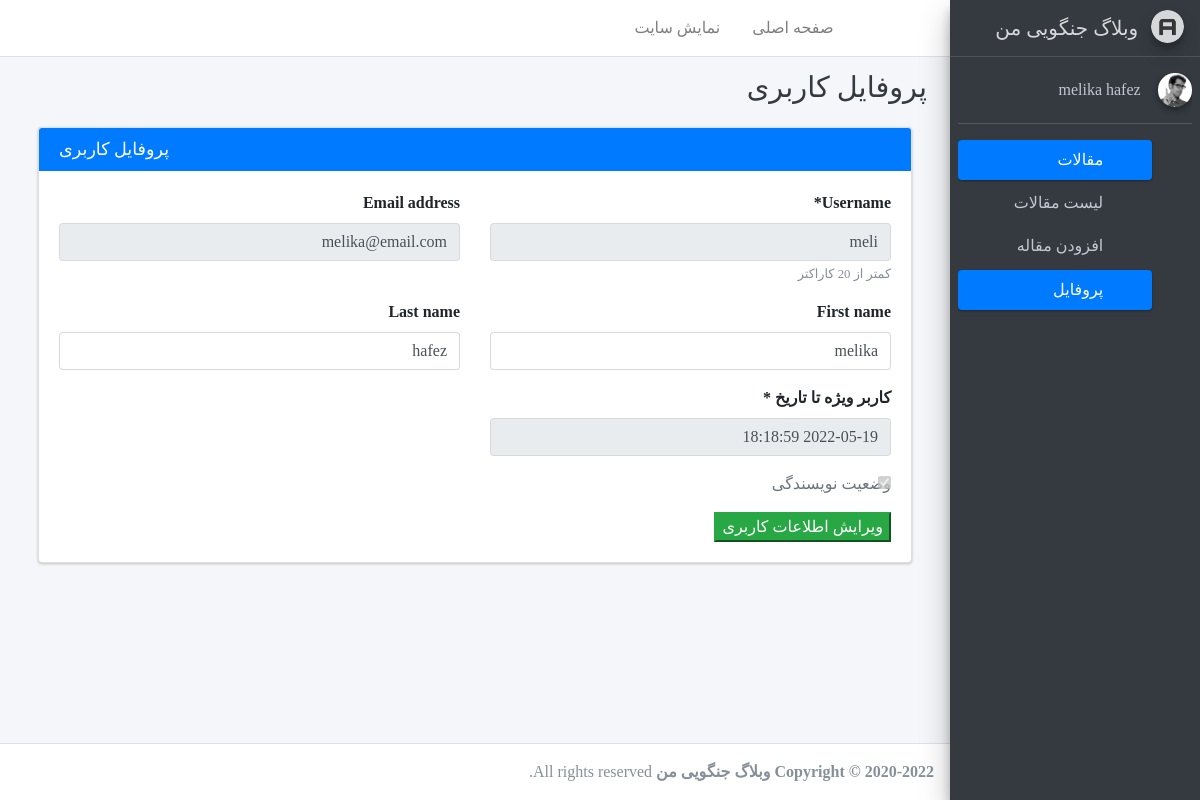
/account/profile/ (signed in), run on an earlier commit of the app's database.
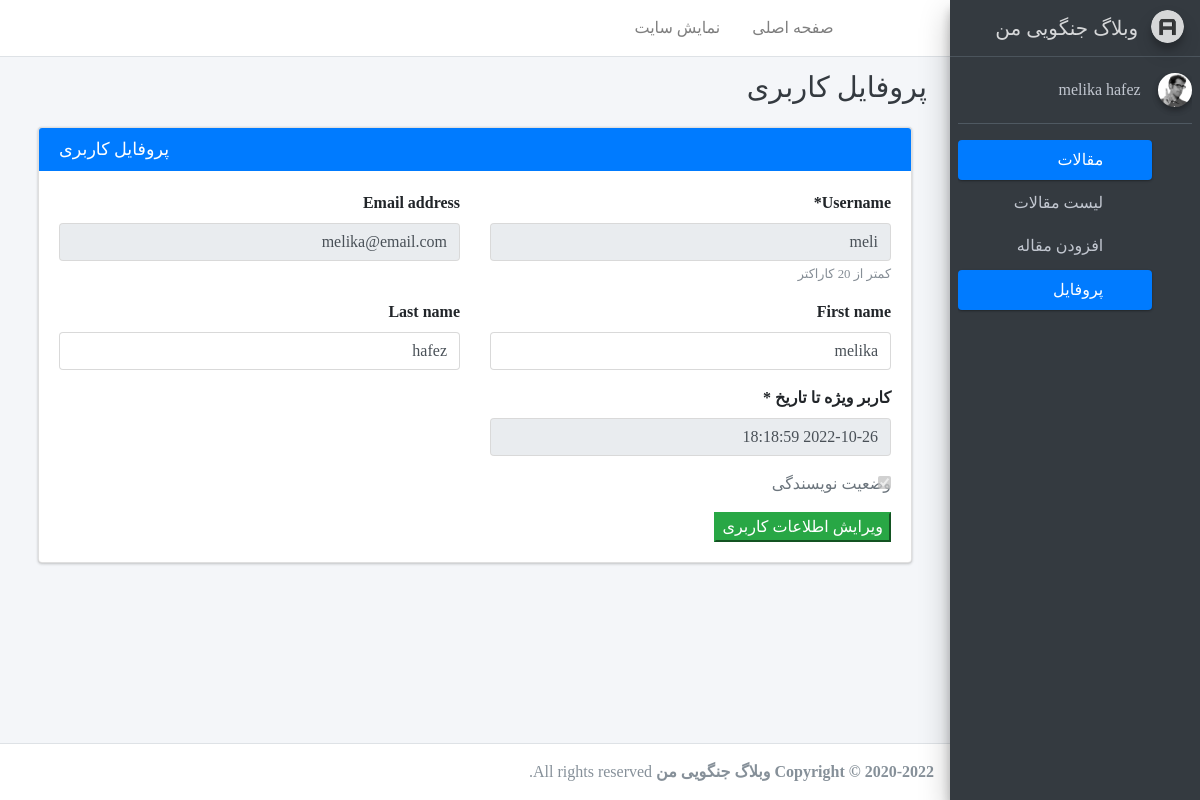
And on a later commit of the database.
### account/models.py (models this page shows)
class User(AbstractUser):
    is_author = models.BooleanField(default=False, verbose_name="وضعیت نویسندگی")
    special_user = models.DateTimeField(default=timezone.now, verbose_name="کاربر ویژه تا تاریخ ")
    def is_special_user(self):
        if self.special_user > timezone.now():
            return True
        else:
            return False
    is_special_user.boolean = True
    is_special_user.short_description = "وضعیت کاربری ویژه"

### account/views.py (the view)
# urls.py: path('profile/', v.Profile.as_view(), name='profile'),
class Profile(LoginRequiredMixin, UpdateView):
    model = User
    template_name = "registration/profile.html"
    form_class = ProfileForm
    success_url = reverse_lazy("account:profile")
    def get_object(self):
        return User.objects.get(pk = self.request.user.pk)
    def get_form_kwargs(self):
        kwargs = super(Profile, self).get_form_kwargs()
        kwargs.update({
            'user': self.request.user
        })
        return kwargs

### account/forms.py
class ProfileForm(forms.ModelForm):
    def __init__(self, *args, **kwargs):
        user = kwargs.pop('user')
        super(ProfileForm, self).__init__(*args, **kwargs)
        self.fields['username'].help_text = "کمتر از 20 کاراکتر"
        if not user.is_superuser:
            self.fields['username'].disabled = True
            self.fields['email'].disabled = True
            self.fields['special_user'].disabled = True
            self.fields['is_author'].disabled = True
    class Meta:
        model = User
        fields = ["username", "email", "first_name", "last_name", "special_user", "is_author"]

### blog/templatetags/base_tags.py (called while the page is built)
@register.inclusion_tag("registration/partials/link.html")
def link(request, link_name, content, classes):
    return {
        "request": request,
        "link_name": link_name,
        "link": "account:{}".format(link_name),
        "content": content,
        "classes": classes
    }

### account/templates/registration/profile.html
{% extends 'registration/base.html' %}
{% load crispy_forms_tags %}
{% block title %}{% block title-meta %}
پروفایل کاربری
{% endblock %}{% endblock %}
{% block main %}
<div class="col-md-12">
    <div class="card card-primary">
      <div class="card-header">
        <h3 class="card-title mb-0 float-left">پروفایل کاربری</h3>
      </div>
      <div class="card-body">
        <form method="post" enctype="multipart/form-data">{% csrf_token %}
            <div class="row">
                <div class="col-6">
                    {{ form.username|as_crispy_field }}
                </div>
                <div class="col-6">
                    {{ form.email|as_crispy_field }}
                </div>
                <div class="col-6">
                    {{ form.first_name|as_crispy_field }}
                </div>
                <div class="col-6">
                    {{ form.last_name|as_crispy_field }}
                </div>
                <div class="col-6">
                    {{ form.special_user|as_crispy_field }}
                    {{ form.is_author|as_crispy_field }}
                </div>
            </div>
            <button class="btn-success">ویرایش اطلاعات کاربری</button>
        </form>
      </div>
</div>
{% endblock %}

### account/templates/registration/sidebar.html
{% load static %}
{% load base_tags %}
  <aside class="main-sidebar sidebar-dark-primary elevation-4">
    <a href="index3.html" class="brand-link">
      <img src="{% static 'registration/adminlte/dist/img/AdminLTELogo.png' %}" alt="AdminLTE Logo" class="brand-image img-circle elevation-3"
           style="opacity: .8">
      <span class="brand-text">وبلاگ جنگویی من</span>
    </a>
    <div class="sidebar">
      <div class="user-panel mt-3 pb-3 mb-3 d-flex">
        <div class="image">
          <img src="{% static 'registration/adminlte/dist/img/user2-160x160.jpg' %}" class="img-circle elevation-2" alt="User Image">
        </div>
        <div class="info">
          <a href="#" class="d-block">{{ user.get_full_name }}</a>
        </div>
      </div>
      <nav class="mt-2">
        <ul class="nav nav-pills nav-sidebar flex-column" data-widget="treeview" role="menu" data-accordion="false">
          {% if user.is_superuser or user.is_author %}
            <li class="nav-item has-treeview menu-open">
            <a href="#" class="nav-link active">
              <i class="nav-icon fas fa-tachometer-alt"></i>
              <p>
                مقالات
                <i class="right fas fa-angle-left"></i>
              </p>
            </a>
            <ul class="nav nav-treeview">
              <li class="nav-item">
                {% link request 'home' 'لیست مقالات' 'fa-list' %}
              </li>
              <li class="nav-item">
                {% link request 'article-create' 'افزودن مقاله' 'fa-edit' %}
              </li>
            </ul>
            </li>
          {% endif %}
          <li class="nav-item">
            {% link request 'profile' 'پروفایل' 'fas fa-th' %}
          </li>
        </ul>
      </nav>
    </div>
  </aside>

What changed in the data, as far as the page shows it:
changed User "melika hafez": special_user "2022-05-19 18:18:59" → "2022-10-26 18:18:59"
